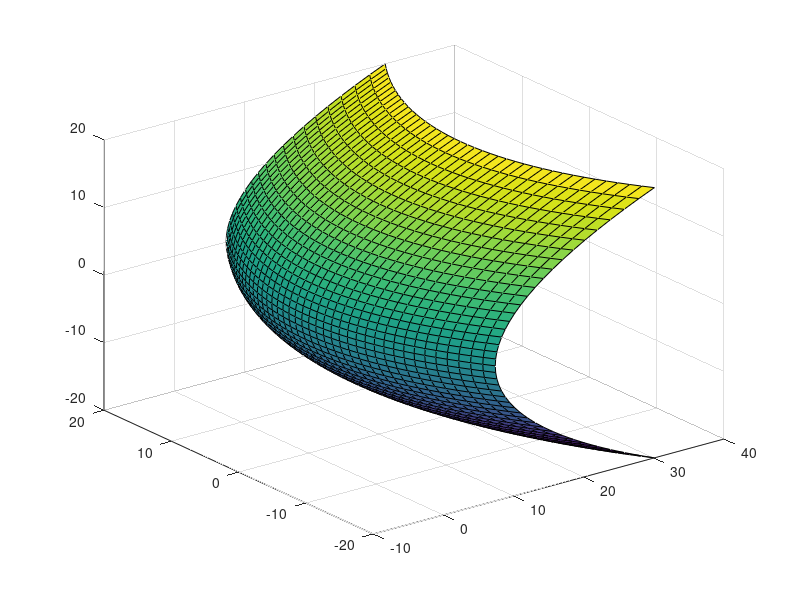

This figure's MATLAB source: (Note: this script raises an error after producing the figure.)
%%graficar la superficie
[Z,Y]=meshgrid(-20:1:20,-20:1:20);
a=4.20;
b=6.9;
X=((Z/a).^2+(Y/b).^2)-1;
surf(X,Y,Z)
hold on;
%% graficar las curvas de nivel
z0=0;
y0=0;
xk1=-0.5;
xk2=0;
xk3=1;
xk4=2;
s=@(a,xk)(a*(sqrt(xk+1)));
dibujarelipse(s(b,xk1),s(a,xk1),z0,y0,xk1);
dibujarelipse(s(b,xk2),s(a,xk2),z0,y0,xk2);
dibujarelipse(s(b,xk3),s(a,xk3),z0,y0,xk3);
dibujarelipse(s(b,xk4),s(a,xk4),z0,y0,xk4);
%% graficar la elipsoide
a=4.20;
b=6.9;
c=3.60;
[x,y,z]=ellipsoid(1-a,0,0,a,b,c,30);
surf(x,y,z);
hold on;
plot3(1,0,0,'o');
hold on;
axis equal;
%% trazas elipse
z0=0;
y0=0;
xk1=-1;
xk2=-0.5;
xk3=0;
xk4=0.5;
s=@(m,n,xk)((m/n)*(sqrt(n^2-(xk-(1-n))^2)));
dibujarelipse(s(b,a,xk1),s(c,a,xk1),z0,y0,xk1);
hold on;
dibujarelipse(s(b,a,xk2),s(c,a,xk2),z0,y0,xk2);
dibujarelipse(s(b,a,xk3),s(c,a,xk3),z0,y0,xk3);
dibujarelipse(s(b,a,xk4),s(c,a,xk4),z0,y0,xk4);

